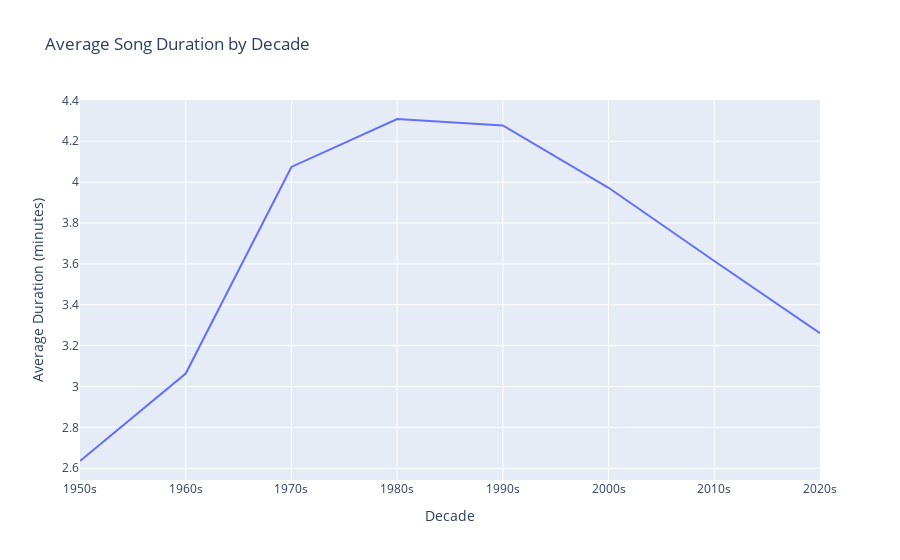

This figure's notebook cell:
### Code cell
fig = go.Figure(data=go.Scatter(x=dec.index, y = dec['minutes'], mode='lines'))

fig.update_layout(title='Average Song Duration by Decade', xaxis_title='Decade', yaxis_title='Average Duration (minutes)')

### Figure 1 — Plotly figure (JSON) as saved in the notebook; plotly's stock layout.template omitted (floating-point values rounded to 4 significant figures)
{"data": [{"mode": "lines", "type": "scatter", "x": ["1950s", "1960s", "1970s", "1980s", "1990s", "2000s", "2010s", "2020s"], "y": [2.636, 3.064, 4.075, 4.309, 4.278, 3.972, 3.614, 3.26]}], "layout": {"autosize": true, "title": {"text": "Average Song Duration by Decade"}, "xaxis": {"autorange": true, "range": [0, 7], "title": {"text": "Decade"}, "type": "category"}, "yaxis": {"autorange": true, "range": [2.543, 4.402], "title": {"text": "Average Duration (minutes)"}, "type": "linear"}}}
